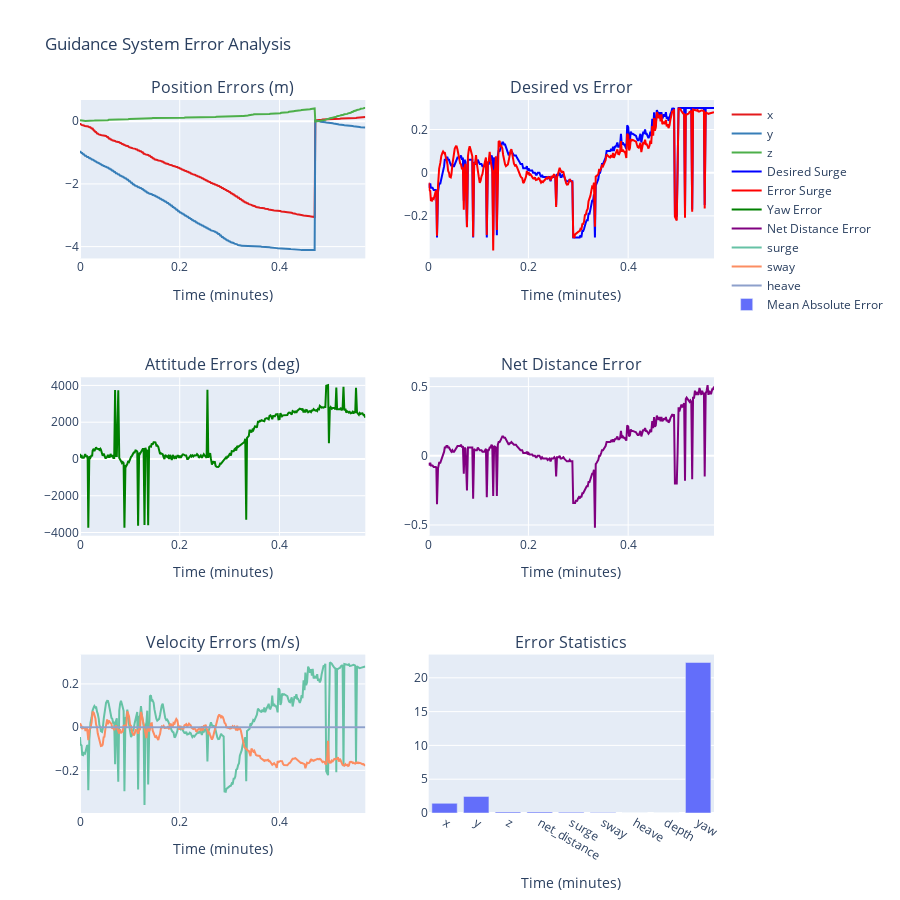
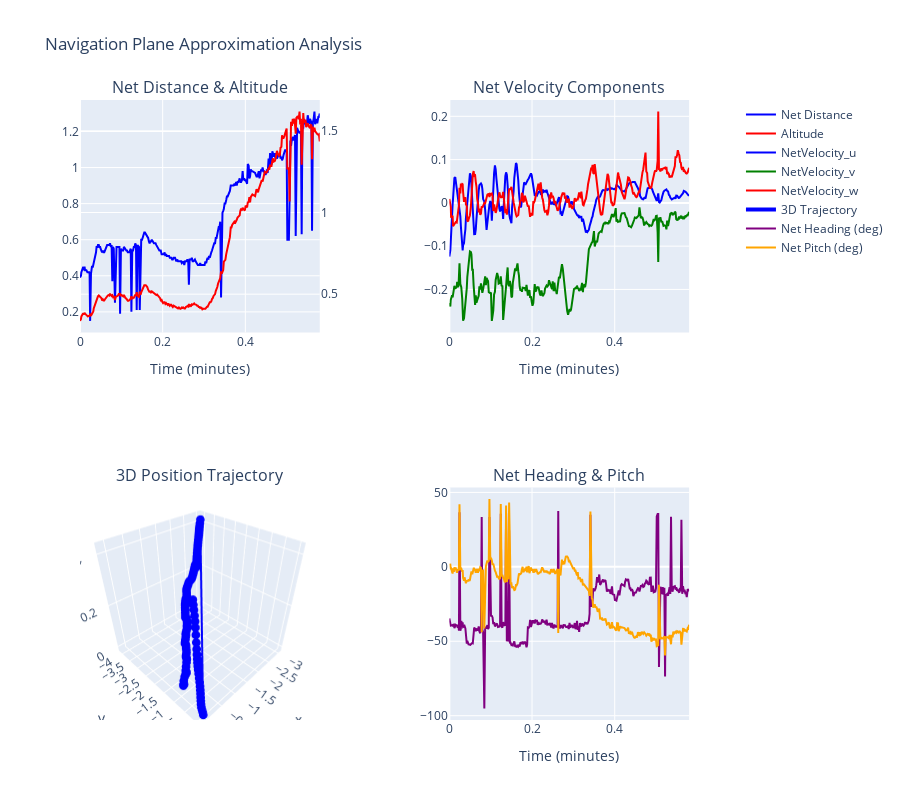
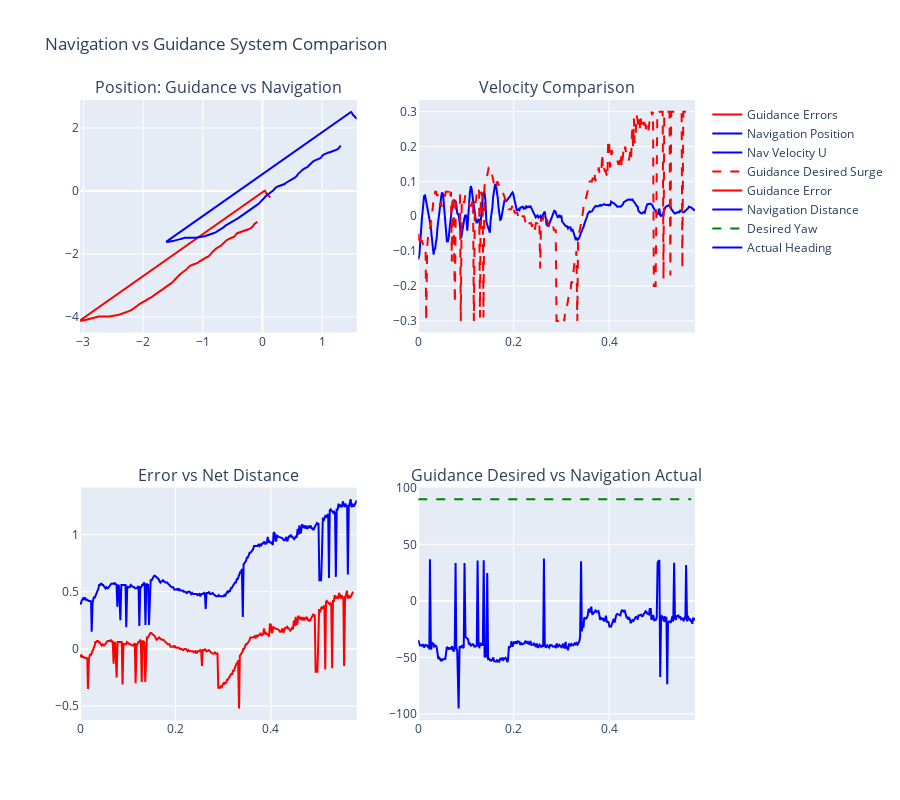

The notebook cell these images were saved under, in order:
### Code cell
# 🧭 NAVIGATION AND GUIDANCE SYSTEM ANALYSIS
# ==========================================
# Analyze guidance errors, navigation plane approximation, and system comparison

print("🧭 Navigation and Guidance System Analysis")
print("=" * 60)

# Import the navigation/guidance analysis utility
import utils.navigation_guidance_analysis as nav_guidance_utils
import importlib
importlib.reload(nav_guidance_utils)

# Initialize navigation/guidance analyzer
nav_analyzer = nav_guidance_utils.NavigationGuidanceAnalyzer(BY_BAG_FOLDER)

# Use the same bag as previous analyses
analysis_bag = first_bag
print(f"📁 Analyzing bag: {analysis_bag}")

print("\n🎯 GUIDANCE SYSTEM ERROR ANALYSIS")
print("-" * 40)

# Analyze guidance system errors
nav_analyzer.analyze_guidance_errors(analysis_bag, interactive=HAS_PLOTLY)

print("\n🧭 NAVIGATION PLANE APPROXIMATION ANALYSIS") 
print("-" * 45)

# Analyze navigation plane approximation
nav_analyzer.analyze_navigation_plane(analysis_bag, interactive=HAS_PLOTLY)

print("\n⚖️  NAVIGATION vs GUIDANCE COMPARISON")
print("-" * 40)

# Compare navigation and guidance systems
nav_analyzer.compare_navigation_guidance(analysis_bag, interactive=HAS_PLOTLY)

print("\n📊 SUMMARY STATISTICS")
print("-" * 25)

# Load individual datasets for detailed analysis
guidance_data = nav_analyzer.load_sensor_data("guidance", analysis_bag)
plane_data = nav_analyzer.load_sensor_data("navigation_plane_approximation", analysis_bag)
plane_pos_data = nav_analyzer.load_sensor_data("navigation_plane_approximation_position", analysis_bag)

if guidance_data is not None and plane_data is not None:
    # Guidance system performance metrics
    print("🎯 Guidance System Performance:")
    
    error_cols = [col for col in guidance_data.columns if col.startswith('error_')]
    for col in error_cols[:6]:  # Show first 6 error metrics
        if col in guidance_data.columns:
            mean_error = guidance_data[col].abs().mean()
            std_error = guidance_data[col].std()
            max_error = guidance_data[col].abs().max()
            print(f"  - {col.replace('error_', '').title()}: Mean={mean_error:.3f}, Std={std_error:.3f}, Max={max_error:.3f}")
    
    print(f"\n🧭 Navigation System Performance:")
    if 'NetDistance' in plane_data.columns:
        net_dist_range = plane_data['NetDistance'].max() - plane_data['NetDistance'].min()
        net_dist_mean = plane_data['NetDistance'].mean()
        print(f"  - Net Distance Range: {net_dist_range:.3f} m")
        print(f"  - Net Distance Mean: {net_dist_mean:.3f} m")
    
    if 'Altitude' in plane_data.columns:
        alt_range = plane_data['Altitude'].max() - plane_data['Altitude'].min()
        alt_mean = plane_data['Altitude'].mean()
        print(f"  - Altitude Range: {alt_range:.3f} m")
        print(f"  - Altitude Mean: {alt_mean:.3f} m")
    
    # Velocity analysis
    vel_cols = ['NetVelocity_u', 'NetVelocity_v', 'NetVelocity_w']
    for col in vel_cols:
        if col in plane_data.columns:
            vel_mean = plane_data[col].abs().mean()
            vel_max = plane_data[col].abs().max()
            print(f"  - {col}: Mean Speed={vel_mean:.3f} m/s, Max Speed={vel_max:.3f} m/s")
    
    # Position trajectory analysis
    if plane_pos_data is not None and all(c in plane_pos_data.columns for c in ['x', 'y', 'z']):
        print(f"\n📍 Position Trajectory Analysis:")
        x_range = plane_pos_data['x'].max() - plane_pos_data['x'].min()
        y_range = plane_pos_data['y'].max() - plane_pos_data['y'].min()
        z_range = plane_pos_data['z'].max() - plane_pos_data['z'].min()
        
        print(f"  - X Range: {x_range:.2f} m")
        print(f"  - Y Range: {y_range:.2f} m") 
        print(f"  - Z Range: {z_range:.2f} m")
        
        # Calculate total distance traveled
        dx = np.diff(plane_pos_data['x'])
        dy = np.diff(plane_pos_data['y'])
        dz = np.diff(plane_pos_data['z'])
        distances = np.sqrt(dx**2 + dy**2 + dz**2)
        total_distance = np.sum(distances)
        print(f"  - Total Distance Traveled: {total_distance:.2f} m")
    
    # Data quality assessment
    print(f"\n📈 Data Quality Assessment:")
    guidance_duration = guidance_data['t_rel'].max() / 60.0
    plane_duration = plane_data['t_rel'].max() / 60.0
    
    print(f"  - Guidance Data: {len(guidance_data)} samples over {guidance_duration:.1f} min")
    print(f"  - Navigation Data: {len(plane_data)} samples over {plane_duration:.1f} min")
    print(f"  - Guidance Sampling Rate: {len(guidance_data)/guidance_duration:.1f} samples/min")
    print(f"  - Navigation Sampling Rate: {len(plane_data)/plane_duration:.1f} samples/min")
    
    # Check for data gaps or anomalies
    guidance_time_gaps = np.diff(guidance_data['t_rel'])
    plane_time_gaps = np.diff(plane_data['t_rel'])
    
    guidance_max_gap = guidance_time_gaps.max()
    plane_max_gap = plane_time_gaps.max()
    
    print(f"  - Guidance Max Time Gap: {guidance_max_gap:.2f} seconds")
    print(f"  - Navigation Max Time Gap: {plane_max_gap:.2f} seconds")

else:
    print("❌ Could not load guidance or navigation data for analysis")

print("\n✅ Navigation and Guidance Analysis Complete!")

### Figure 1 — Plotly figure (JSON) as saved in the notebook; plotly's stock layout.template omitted (floating-point values rounded to 4 significant figures; data arrays with more than 128 entries replaced by an {"elided": "..."} marker saying what was removed)
{"data": [{"line": {"color": "rgb(228,26,28)"}, "name": "x", "type": "scatter", "x": {"elided": "317 float values"}, "xaxis": "x", "y": {"elided": "317 float values"}, "yaxis": "y"}, {"line": {"color": "rgb(55,126,184)"}, "name": "y", "type": "scatter", "x": {"elided": "317 float values"}, "xaxis": "x", "y": {"elided": "317 float values"}, "yaxis": "y"}, {"line": {"color": "rgb(77,175,74)"}, "name": "z", "type": "scatter", "x": {"elided": "317 float values"}, "xaxis": "x", "y": {"elided": "317 float values"}, "yaxis": "y"}, {"line": {"color": "blue"}, "name": "Desired Surge", "type": "scatter", "x": {"elided": "317 float values"}, "xaxis": "x2", "y": {"elided": "317 float values"}, "yaxis": "y2"}, {"line": {"color": "red"}, "name": "Error Surge", "type": "scatter", "x": {"elided": "317 float values"}, "xaxis": "x2", "y": {"elided": "317 float values"}, "yaxis": "y2"}, {"line": {"color": "green"}, "name": "Yaw Error", "type": "scatter", "x": {"elided": "317 float values"}, "xaxis": "x3", "y": {"elided": "317 float values"}, "yaxis": "y3"}, {"line": {"color": "purple"}, "name": "Net Distance Error", "type": "scatter", "x": {"elided": "317 float values"}, "xaxis": "x4", "y": {"elided": "317 float values"}, "yaxis": "y4"}, {"line": {"color": "rgb(102,194,165)"}, "name": "surge", "type": "scatter", "x": {"elided": "317 float values"}, "xaxis": "x5", "y": {"elided": "317 float values"}, "yaxis": "y5"}, {"line": {"color": "rgb(252,141,98)"}, "name": "sway", "type": "scatter", "x": {"elided": "317 float values"}, "xaxis": "x5", "y": {"elided": "317 float values"}, "yaxis": "y5"}, {"line": {"color": "rgb(141,160,203)"}, "name": "heave", "type": "scatter", "x": {"elided": "317 float values"}, "xaxis": "x5", "y": {"elided": "317 float values"}, "yaxis": "y5"}, {"name": "Mean Absolute Error", "type": "bar", "x": ["x", "y", "z", "net_distance", "surge", "sway", "heave", "depth", "yaw"], "xaxis": "x6", "y": [1.43, 2.448, 0.1528, 0.1488, 0.1206, 0.07682, 0, 0, 22.27], "yaxis": "y6"}], "layout": {"annotations": [{"font": {"size": 16}, "showarrow": false, "text": "Position Errors (m)", "x": 0.225, "xanchor": "center", "xref": "paper", "y": 1, "yanchor": "bottom", "yref": "paper"}, {"font": {"size": 16}, "showarrow": false, "text": "Desired vs Error", "x": 0.775, "xanchor": "center", "xref": "paper", "y": 1, "yanchor": "bottom", "yref": "paper"}, {"font": {"size": 16}, "showarrow": false, "text": "Attitude Errors (deg)", "x": 0.225, "xanchor": "center", "xref": "paper", "y": 0.6111, "yanchor": "bottom", "yref": "paper"}, {"font": {"size": 16}, "showarrow": false, "text": "Net Distance Error", "x": 0.775, "xanchor": "center", "xref": "paper", "y": 0.6111, "yanchor": "bottom", "yref": "paper"}, {"font": {"size": 16}, "showarrow": false, "text": "Velocity Errors (m/s)", "x": 0.225, "xanchor": "center", "xref": "paper", "y": 0.2222, "yanchor": "bottom", "yref": "paper"}, {"font": {"size": 16}, "showarrow": false, "text": "Error Statistics", "x": 0.775, "xanchor": "center", "xref": "paper", "y": 0.2222, "yanchor": "bottom", "yref": "paper"}], "height": 900, "showlegend": true, "title": {"text": "Guidance System Error Analysis"}, "xaxis": {"anchor": "y", "domain": [0, 0.45], "title": {"text": "Time (minutes)"}}, "xaxis2": {"anchor": "y2", "domain": [0.55, 1], "title": {"text": "Time (minutes)"}}, "xaxis3": {"anchor": "y3", "domain": [0, 0.45], "title": {"text": "Time (minutes)"}}, "xaxis4": {"anchor": "y4", "domain": [0.55, 1], "title": {"text": "Time (minutes)"}}, "xaxis5": {"anchor": "y5", "domain": [0, 0.45], "title": {"text": "Time (minutes)"}}, "xaxis6": {"anchor": "y6", "domain": [0.55, 1], "title": {"text": "Time (minutes)"}}, "yaxis": {"anchor": "x", "domain": [0.7778, 1]}, "yaxis2": {"anchor": "x2", "domain": [0.7778, 1]}, "yaxis3": {"anchor": "x3", "domain": [0.3889, 0.6111]}, "yaxis4": {"anchor": "x4", "domain": [0.3889, 0.6111]}, "yaxis5": {"anchor": "x5", "domain": [0, 0.2222]}, "yaxis6": {"anchor": "x6", "domain": [0, 0.2222]}}}

### Figure 2 — Plotly figure (JSON) as saved in the notebook; plotly's stock layout.template omitted (floating-point values rounded to 4 significant figures; data arrays with more than 128 entries replaced by an {"elided": "..."} marker saying what was removed)
{"data": [{"line": {"color": "blue"}, "name": "Net Distance", "type": "scatter", "x": {"elided": "322 float values"}, "xaxis": "x", "y": {"elided": "322 float values"}, "yaxis": "y"}, {"line": {"color": "red"}, "name": "Altitude", "type": "scatter", "x": {"elided": "322 float values"}, "xaxis": "x", "y": {"elided": "322 float values"}, "yaxis": "y2"}, {"line": {"color": "blue"}, "name": "NetVelocity_u", "type": "scatter", "x": {"elided": "322 float values"}, "xaxis": "x2", "y": {"elided": "322 float values"}, "yaxis": "y3"}, {"line": {"color": "green"}, "name": "NetVelocity_v", "type": "scatter", "x": {"elided": "322 float values"}, "xaxis": "x2", "y": {"elided": "322 float values"}, "yaxis": "y3"}, {"line": {"color": "red"}, "name": "NetVelocity_w", "type": "scatter", "x": {"elided": "322 float values"}, "xaxis": "x2", "y": {"elided": "322 float values"}, "yaxis": "y3"}, {"line": {"color": "blue", "width": 4}, "marker": {"size": 3}, "mode": "lines+markers", "name": "3D Trajectory", "scene": "scene", "type": "scatter3d", "x": {"elided": "156 float values"}, "y": {"elided": "156 float values"}, "z": {"elided": "156 float values"}}, {"line": {"color": "purple"}, "name": "Net Heading (deg)", "type": "scatter", "x": {"elided": "322 float values"}, "xaxis": "x3", "y": {"elided": "322 float values"}, "yaxis": "y4"}, {"line": {"color": "orange"}, "name": "Net Pitch (deg)", "type": "scatter", "x": {"elided": "322 float values"}, "xaxis": "x3", "y": {"elided": "322 float values"}, "yaxis": "y4"}], "layout": {"annotations": [{"font": {"size": 16}, "showarrow": false, "text": "Net Distance & Altitude", "x": 0.185, "xanchor": "center", "xref": "paper", "y": 1, "yanchor": "bottom", "yref": "paper"}, {"font": {"size": 16}, "showarrow": false, "text": "Net Velocity Components", "x": 0.755, "xanchor": "center", "xref": "paper", "y": 1, "yanchor": "bottom", "yref": "paper"}, {"font": {"size": 16}, "showarrow": false, "text": "3D Position Trajectory", "x": 0.185, "xanchor": "center", "xref": "paper", "y": 0.375, "yanchor": "bottom", "yref": "paper"}, {"font": {"size": 16}, "showarrow": false, "text": "Net Heading & Pitch", "x": 0.755, "xanchor": "center", "xref": "paper", "y": 0.375, "yanchor": "bottom", "yref": "paper"}], "height": 800, "scene": {"domain": {"x": [0, 0.37], "y": [0, 0.375]}}, "showlegend": true, "title": {"text": "Navigation Plane Approximation Analysis"}, "xaxis": {"anchor": "y", "domain": [0, 0.37], "title": {"text": "Time (minutes)"}}, "xaxis2": {"anchor": "y3", "domain": [0.57, 0.94], "title": {"text": "Time (minutes)"}}, "xaxis3": {"anchor": "y4", "domain": [0.57, 0.94], "title": {"text": "Time (minutes)"}}, "yaxis": {"anchor": "x", "domain": [0.625, 1]}, "yaxis2": {"anchor": "x", "overlaying": "y", "side": "right"}, "yaxis3": {"anchor": "x2", "domain": [0.625, 1]}, "yaxis4": {"anchor": "x3", "domain": [0, 0.375]}}}

### Figure 3 — Plotly figure (JSON) as saved in the notebook; plotly's stock layout.template omitted (floating-point values rounded to 4 significant figures; data arrays with more than 128 entries replaced by an {"elided": "..."} marker saying what was removed)
{"data": [{"line": {"color": "red"}, "mode": "lines", "name": "Guidance Errors", "type": "scatter", "x": {"elided": "317 float values"}, "xaxis": "x", "y": {"elided": "317 float values"}, "yaxis": "y"}, {"line": {"color": "blue"}, "mode": "lines", "name": "Navigation Position", "type": "scatter", "x": {"elided": "156 float values"}, "xaxis": "x", "y": {"elided": "156 float values"}, "yaxis": "y"}, {"line": {"color": "blue"}, "name": "Nav Velocity U", "type": "scatter", "x": {"elided": "322 float values"}, "xaxis": "x2", "y": {"elided": "322 float values"}, "yaxis": "y2"}, {"line": {"color": "red", "dash": "dash"}, "name": "Guidance Desired Surge", "type": "scatter", "x": {"elided": "317 float values"}, "xaxis": "x2", "y": {"elided": "317 float values"}, "yaxis": "y2"}, {"line": {"color": "red"}, "name": "Guidance Error", "type": "scatter", "x": {"elided": "317 float values"}, "xaxis": "x3", "y": {"elided": "317 float values"}, "yaxis": "y3"}, {"line": {"color": "blue"}, "name": "Navigation Distance", "type": "scatter", "x": {"elided": "322 float values"}, "xaxis": "x3", "y": {"elided": "322 float values"}, "yaxis": "y3"}, {"line": {"color": "green", "dash": "dash"}, "name": "Desired Yaw", "type": "scatter", "x": {"elided": "317 float values"}, "xaxis": "x4", "y": {"elided": "317 float values"}, "yaxis": "y4"}, {"line": {"color": "blue"}, "name": "Actual Heading", "type": "scatter", "x": {"elided": "322 float values"}, "xaxis": "x4", "y": {"elided": "322 float values"}, "yaxis": "y4"}], "layout": {"annotations": [{"font": {"size": 16}, "showarrow": false, "text": "Position: Guidance vs Navigation", "x": 0.225, "xanchor": "center", "xref": "paper", "y": 1, "yanchor": "bottom", "yref": "paper"}, {"font": {"size": 16}, "showarrow": false, "text": "Velocity Comparison", "x": 0.775, "xanchor": "center", "xref": "paper", "y": 1, "yanchor": "bottom", "yref": "paper"}, {"font": {"size": 16}, "showarrow": false, "text": "Error vs Net Distance", "x": 0.225, "xanchor": "center", "xref": "paper", "y": 0.375, "yanchor": "bottom", "yref": "paper"}, {"font": {"size": 16}, "showarrow": false, "text": "Guidance Desired vs Navigation Actual", "x": 0.775, "xanchor": "center", "xref": "paper", "y": 0.375, "yanchor": "bottom", "yref": "paper"}], "height": 800, "showlegend": true, "title": {"text": "Navigation vs Guidance System Comparison"}, "xaxis": {"anchor": "y", "domain": [0, 0.45]}, "xaxis2": {"anchor": "y2", "domain": [0.55, 1]}, "xaxis3": {"anchor": "y3", "domain": [0, 0.45]}, "xaxis4": {"anchor": "y4", "domain": [0.55, 1]}, "yaxis": {"anchor": "x", "domain": [0.625, 1]}, "yaxis2": {"anchor": "x2", "domain": [0.625, 1]}, "yaxis3": {"anchor": "x3", "domain": [0, 0.375]}, "yaxis4": {"anchor": "x4", "domain": [0, 0.375]}}}
